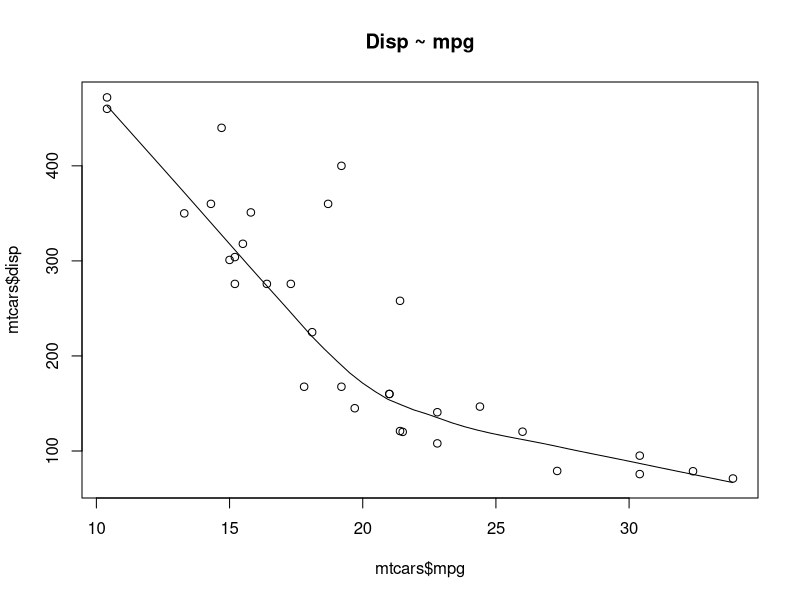
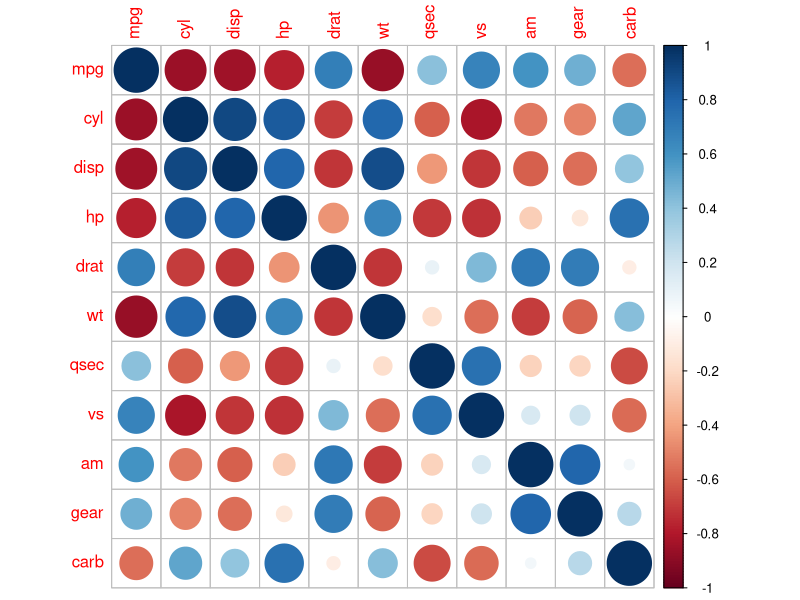
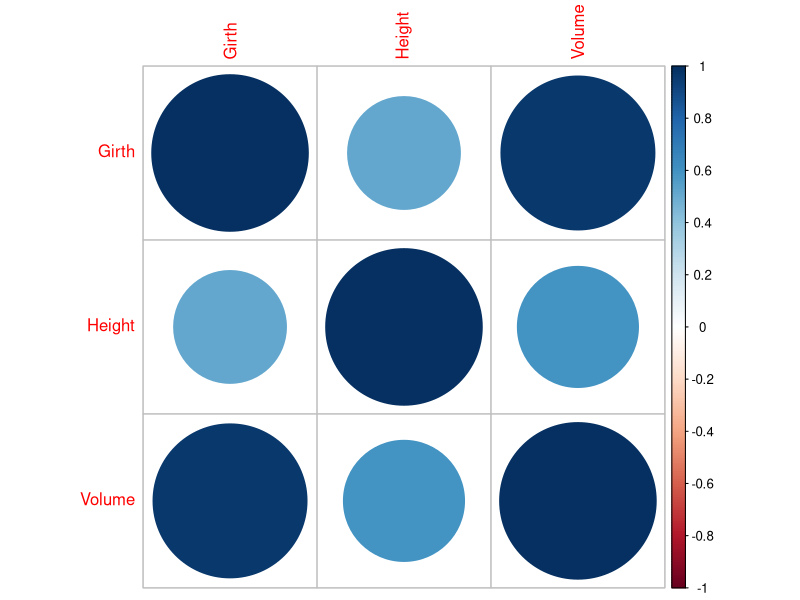
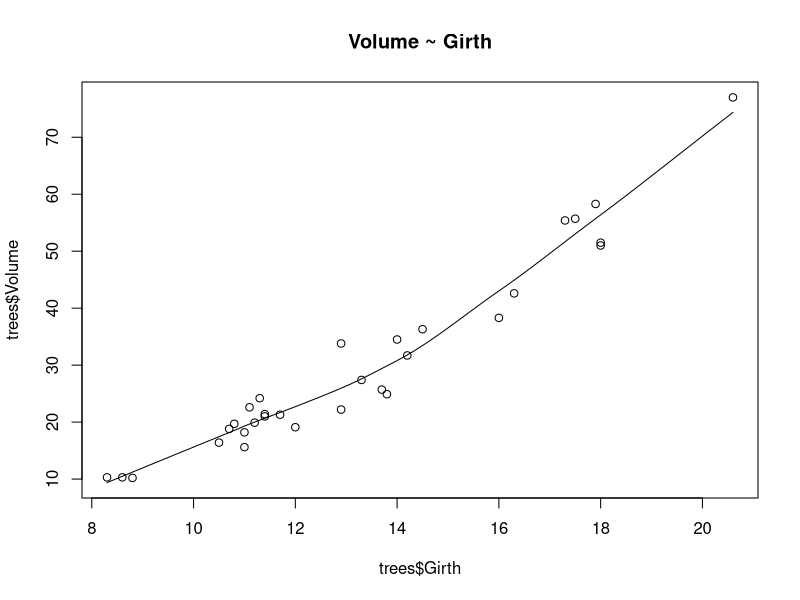
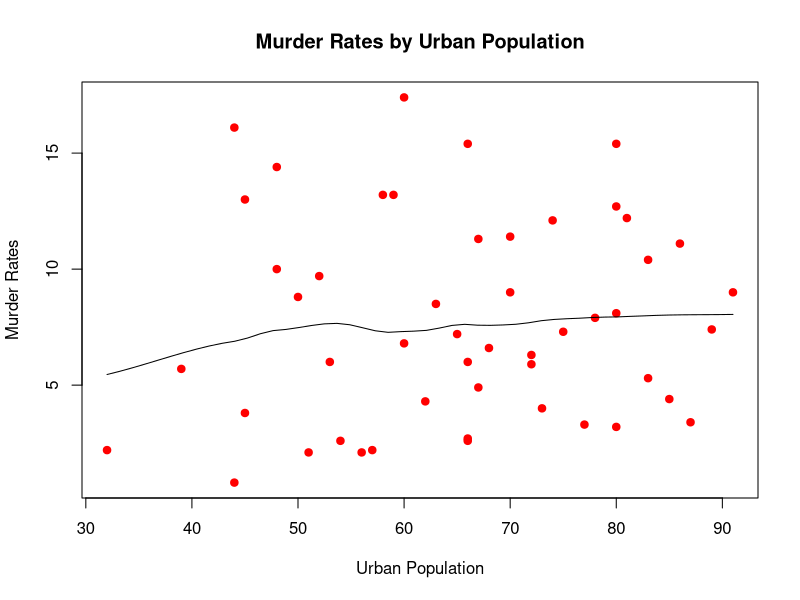

Generate these figures, in order, with R:
data(mtcars)
scatter.smooth(x = mtcars$mpg, y = mtcars$disp, main = "Disp ~ mpg")
cor.test(mtcars$mpg, mtcars$disp)
cor_result <- cor.test(mtcars$mpg, mtcars$disp)
cor_result$estimate
cor_result$p.value
install.packages("corrplot")
library(corrplot)
corrplot(cor(mtcars))

data()
data(trees)
summary(trees)
corrplot(cor(trees))
girth_height <- cor.test(trees$Girth, trees$Height)
girth_volume <- cor.test(trees$Girth, trees$Volume)
height_volume <- cor.test(trees$Height, trees$Volume)
girth_height$estimate
girth_height$p.value
girth_volume$estimate
girth_volume$p.value
height_volume$estimate
height_volume$p.value
scatter.smooth(x = trees$Girth, y = trees$Volume, main = "Volume ~ Girth")

summary(sleep)
data(sleep)
t.test(extra ~ group, data = sleep)
t.test(trees$Girth, mu = 5)
fish_size <- data.frame(
  length = c(12, 3, 8, 17, 32, 9, 10, 24, 28, 13),
  weight = c(23, 9, 12, 25, 43, 19, 21, 36, 38, 24)
)
t_test_result <- t.test(fish_size$length, fish_size$weight)
t_test_result$p.value

data("PlantGrowth")
res_aov <- aov(weight ~ group, data = PlantGrowth)
summary(res_aov)
TukeyHSD(res_aov)
data2 <- data.frame(
  group = rep(c("Group1", "Group2", "Group3"), each = 10),
  value = rnorm(30)
)
head(data2)
res_aov2 <- aov(value ~ group, data = data2)
summary(res_aov2)
tukey_result <- TukeyHSD(res_aov2)
print(tukey_result)

data(cars)
linear_mod <- lm(dist ~ speed, data = cars)
linear_mod2 <- lm(mpg ~ disp + qsec, data = mtcars)
summary(linear_mod2)

data()
data("USArrests")
#Do states with higher urban populations have higher murder rates?
Murder_ttest <- t.test(USArrests$UrbanPop, USArrests$Murder)
murder_pop <- cor.test(USArrests$UrbanPop, USArrests$Murder)
print(murder_pop)
murder_pop$estimate
murder_pop$p.value
scatter.smooth(x = USArrests$UrbanPop, y = USArrests$Murder,
               main = "Murder Rates by Urban Population",
               xlab = "Urban Population",
               ylab = "Murder Rates",
               pch = 19,
               col = "Red")
